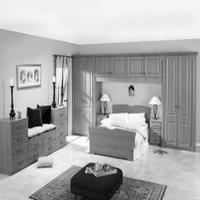
#> input picture Practica1/solucio/data/test/bedroom/image_0052.jpg, 200 x 200 px, given as the content of the folder data/train, which was not available
$ jupyter execute --allow-errors 'Experiment3 - HOG + PCA.ipynb'   (text cells are left out)
#> lines starting #> are read from the running program, lines starting #| are printed output that depends on the picture; pictures that were not available may be replaced by others from this repository, and a replacement may not be noted
[cell 1]
import os

def get_image_files_by_folder(root_folder, image_extensions=('jpg', 'jpeg', 'png', 'gif', 'bmp')):
#> called with root_folder = 'data/train', image_extensions = ('jpg', 'jpeg', 'png', 'gif', 'bmp')
    image_files_by_folder = {}

    # Walk through the root folder and its subdirectories
    for folder_path, _, files in os.walk(root_folder):
        folder_name = os.path.basename(folder_path)
        image_files = []

        for file in files:
            file_extension = file.lower().split('.')[-1]
            if file_extension in image_extensions:
                image_files.append(os.path.join(folder_path, file))

        if image_files:
            image_files_by_folder[folder_name] = image_files

    return image_files_by_folder

[cell 2]
train_dataset_path = "data/train"
images_to_load = get_image_files_by_folder(train_dataset_path)
images_to_load.keys()

[cell 3]
import os
import pandas as pd
from skimage.feature import hog
from skimage import io
from sklearn.feature_extraction import image
from sklearn.decomposition import PCA
import time

def read_and_flatten_images(image_list):
    start_time = time.time()
    image_data = []

    for image_path in image_list:
        img = io.imread(image_path)
#> img is the input picture: shape (200, 200); min 0, max 255, mean 170.1
        pca_img = pca_reduction(img)
        hog_vectors = hog(pca_img, orientations=8, pixels_per_cell=(20, 20),
                          cells_per_block=(10, 10), channel_axis=None)
        image_data.append(hog_vectors)

    end_time = time.time()
    print("Read + HOG time : ", end_time - start_time, " seconds")

    return image_data

def pca_reduction(input_data):
    pca = PCA(200)
    pca.fit(input_data)
    pca_data = pca.transform(input_data)
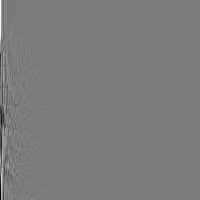
#> pca_data: shape (200, 200) float64; min -940.8, max 998.4, mean 0; drawn with min black and max white
    return pca_data

[cell 4]
image_df = pd.DataFrame()
for label, image_list in images_to_load.items():
    image_data = read_and_flatten_images(images_to_load[label])
#> in read_and_flatten_images, `hog_vectors = hog(pca_img, orientations=8, pixels_per_cell=(20, 20), c..`: hog_vectors = 800 values, max 0.229 at index 0, min 0 at index 3, mean 0.013
#> image_data = 1 item
    next_part = pd.DataFrame(image_data)
#> next_part = table of 1 rows and 800 columns
    next_part['label'] = label
    image_df = pd.concat([image_df, next_part], ignore_index=True)
#> image_df = table of 1 rows and 801 columns

[cell 5]
image_df.tail()
#> Out = table of 1 rows and 801 columns

[cell 6]
# TODO: read https://scikit-learn.org/stable/modules/preprocessing.html#preprocessing
image_df.shape
#> Out = (1, 801)


$ run again, on Practica1/solucio/data/test/coast/image_0087.jpg
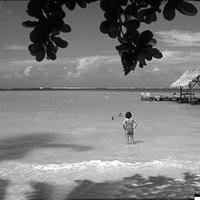
#> input picture Practica1/solucio/data/test/coast/image_0087.jpg, 200 x 200 px, given as the content of the folder data/train, which was not available
#> in read_and_flatten_images, img is the input picture: shape (200, 200); min 0, max 255, mean 124.7
#> in pca_reduction, `pca_data = pca.transform(input_data)`:
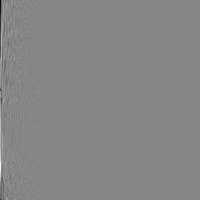
#> pca_data: shape (200, 200) float64; min -1429.8, max 1285.6, mean 0; drawn with min black and max white
#> hog_vectors = 800 values, max 0.231 at index 0, min 1.52e-05 at index 717, mean 0.0162
#> image_data = 1 item
#> next_part = table of 1 rows and 800 columns
#> image_df = table of 1 rows and 801 columns

$ run again, on Practica1/solucio/data/test/coast/image_0095.jpg
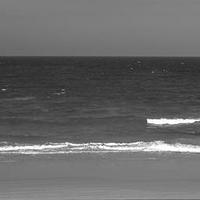
#> input picture Practica1/solucio/data/test/coast/image_0095.jpg, 200 x 200 px, given as the content of the folder data/train, which was not available
#> in read_and_flatten_images, img is the input picture: shape (200, 200); min 28, max 255, mean 104.3
#> in pca_reduction, `pca_data = pca.transform(input_data)`:
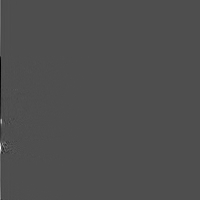
#> pca_data: shape (200, 200) float64; min -754.8, max 1694.4, mean 0; drawn with min black and max white
#> hog_vectors = 800 values, max 0.228 at index 240, min 2.66e-08 at index 633, mean 0.011
#> image_data = 1 item
#> next_part = table of 1 rows and 800 columns
#> image_df = table of 1 rows and 801 columns

$ run again, on Practica1/solucio/data/test/forest/image_0066.jpg
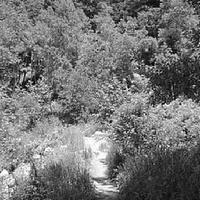
#> input picture Practica1/solucio/data/test/forest/image_0066.jpg, 200 x 200 px, given as the content of the folder data/train, which was not available
#> in read_and_flatten_images, img is the input picture: shape (200, 200); min 0, max 255, mean 116.3
#> in pca_reduction, `pca_data = pca.transform(input_data)`:
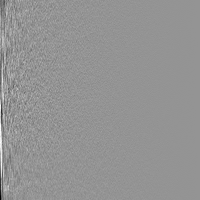
#> pca_data: shape (200, 200) float64; min -811.8, max 586.1, mean 0; drawn with min black and max white
#> hog_vectors = 800 values, max 0.201 at index 487, min 0.000433 at index 556, mean 0.0238
#> image_data = 1 item
#> next_part = table of 1 rows and 800 columns
#> image_df = table of 1 rows and 801 columns
